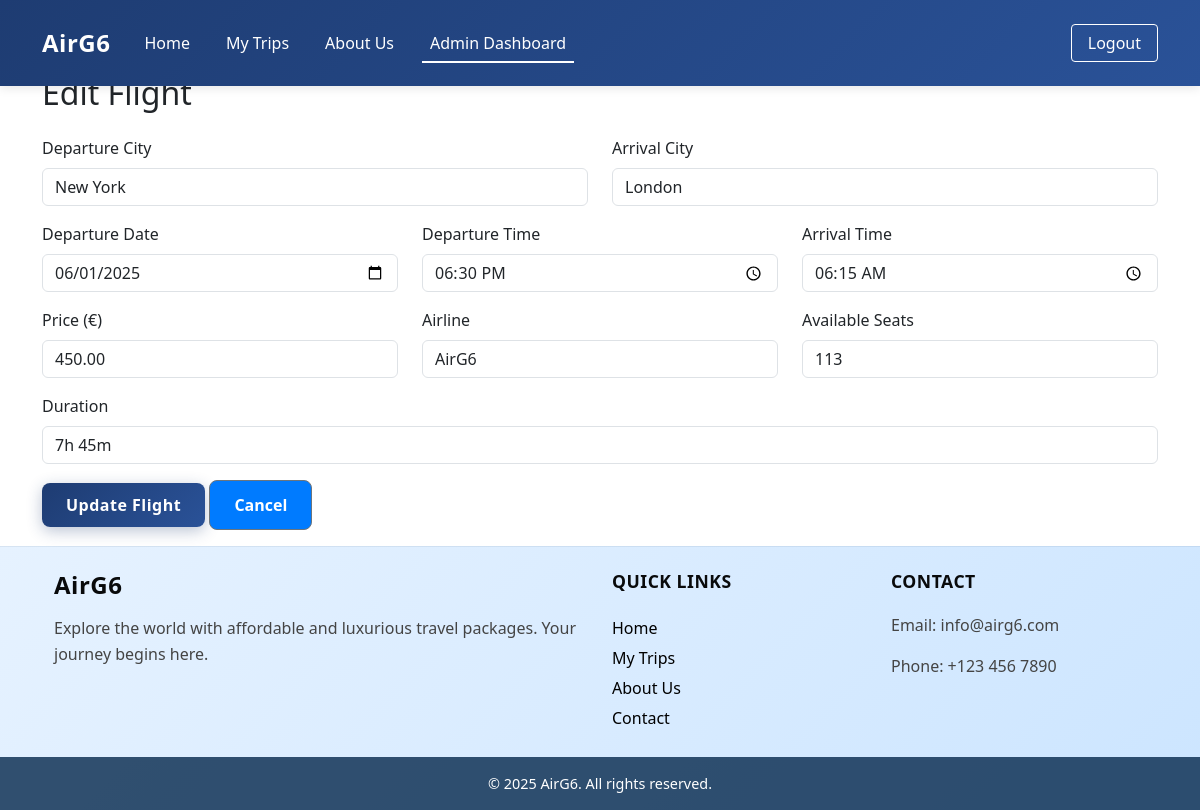
Page /admin/flight_edit.php?id=1 (signed in) on the committed database.
### tables this page shows
CREATE TABLE `flights` (
  `id` int(11) NOT NULL,
  `departure` varchar(100) DEFAULT NULL,
  `arrival` varchar(100) DEFAULT NULL,
  `departure_date` date DEFAULT NULL,
  `price` decimal(10,2) DEFAULT NULL,
  `airline` varchar(100) DEFAULT NULL,
  `seats_available` int(11) DEFAULT NULL,
  `departure_time` time NOT NULL,
  `arrival_time` time NOT NULL,
  `duration` varchar(20) NOT NULL
);

### admin/flight_edit.php (the view, shortened to what this page needs)
<link rel="stylesheet" href="../css/styles.css">
<?php
require_once '../includes/db.php';
include '../includes/navbar.php';
$flight_id = intval($_GET['id']);
$stmt = $conn->prepare("SELECT * FROM flights WHERE id = ?");
$stmt->bind_param("i", $flight_id);
$stmt->execute();
$flight = $stmt->get_result()->fetch_assoc();
?>
<!DOCTYPE html>
<html>
<head>
</head>
<body>
    <div class="container mt-4">
        <h2>Edit Flight</h2>
        <form method="POST" class="mt-4">
            <div class="row">
                <div class="col-md-6">
                    <div class="mb-3">
                        <label for="departure" class="form-label">Departure City</label>
                        <input type="text" class="form-control" id="departure" name="departure"
                               value="<?= htmlspecialchars($flight['departure']) ?>" required>
                    </div>
                </div>
                <div class="col-md-6">
                    <div class="mb-3">
                        <label for="arrival" class="form-label">Arrival City</label>
                        <input type="text" class="form-control" id="arrival" name="arrival"
                               value="<?= htmlspecialchars($flight['arrival']) ?>" required>
                    </div>
                </div>
            </div>
            <div class="row">
                <div class="col-md-4">
                    <div class="mb-3">
                        <label for="departure_date" class="form-label">Departure Date</label>
                        <input type="date" class="form-control" id="departure_date" name="departure_date"
                               value="<?= $flight['departure_date'] ?>" required>
                    </div>
                </div>
                <div class="col-md-4">
                    <div class="mb-3">
                        <label for="departure_time" class="form-label">Departure Time</label>
                        <input type="time" class="form-control" id="departure_time" name="departure_time"
                               value="<?= substr($flight['departure_time'], 0, 5) ?>" required>
                    </div>
                </div>
                <div class="col-md-4">
                    <div class="mb-3">
                        <label for="arrival_time" class="form-label">Arrival Time</label>
                        <input type="time" class="form-control" id="arrival_time" name="arrival_time"
                               value="<?= substr($flight['arrival_time'], 0, 5) ?>" required>
                    </div>
                </div>
            </div>
            <div class="row">
                <div class="col-md-4">
                    <div class="mb-3">
                        <label for="price" class="form-label">Price (€)</label>
                        <input type="number" step="0.01" class="form-control" id="price" name="price"
                               value="<?= $flight['price'] ?>" required>
                    </div>
                </div>
                <div class="col-md-4">
                    <div class="mb-3">
                        <label for="airline" class="form-label">Airline</label>
                        <input type="text" class="form-control" id="airline" name="airline"
                               value="<?= htmlspecialchars($flight['airline']) ?>" required>
                    </div>
                </div>
                <div class="col-md-4">
                    <div class="mb-3">
                        <label for="seats" class="form-label">Available Seats</label>
                        <input type="number" class="form-control" id="seats" name="seats"
                               value="<?= $flight['seats_available'] ?>" required>
                    </div>
                </div>
            </div>
            <div class="mb-3">
                <label for="duration" class="form-label">Duration</label>
                <input type="text" class="form-control" id="duration" name="duration"
                       value="<?= htmlspecialchars($flight['duration']) ?>" required>
            </div>
            <button type="submit" class="btn btn-primary">Update Flight</button>
            <a href="flights.php" class="btn btn-secondary">Cancel</a>
        </form>
    </div>
    <?php include '../includes/footer.php'; ?>
</body>
</html>

### css/styles.css (style rules this page uses)
.btn { background-color: #007bff; color: white; padding: 0.75rem 1.5rem; text-decoration: none; font-weight: bold; border-radius: 8px; transition: 0.3s; }
body { padding-top: 50px; }
.btn-primary { background: linear-gradient(135deg, #1e3c72 0%, #2a5298 100%) !important; border: none; border-radius: 8px; padding: 10px 24px; font-weight: 600; letter-spacing: 0.5px; box-shadow: 0 4px 15px rgba(30, 60, 114, 0.3); transition: all 0.3s ease; }

### rows in the picture
flights: departure "New York", arrival "London", departure_date "06/01/2025", departure_time "18:30", arrival_time "06:15", price "450.00", airline "AirG6", seats "113", duration "7h 45m"
